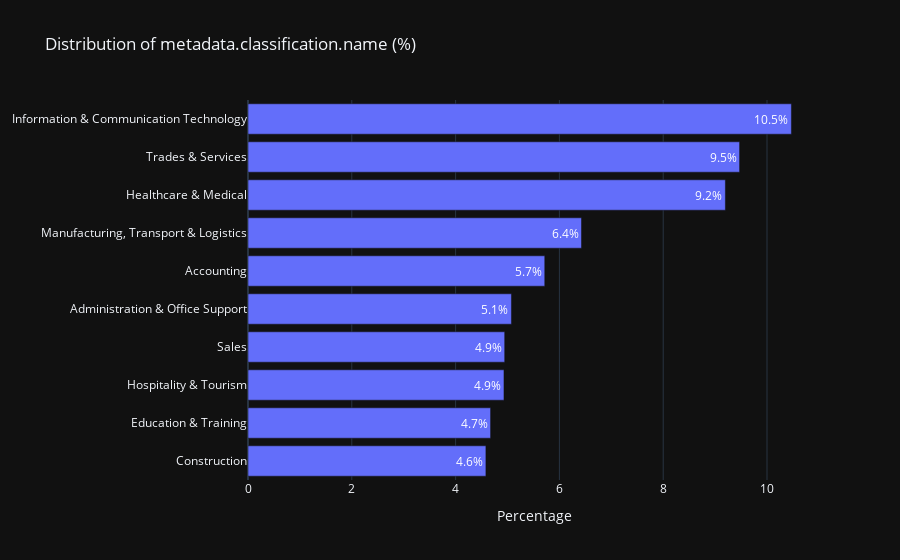
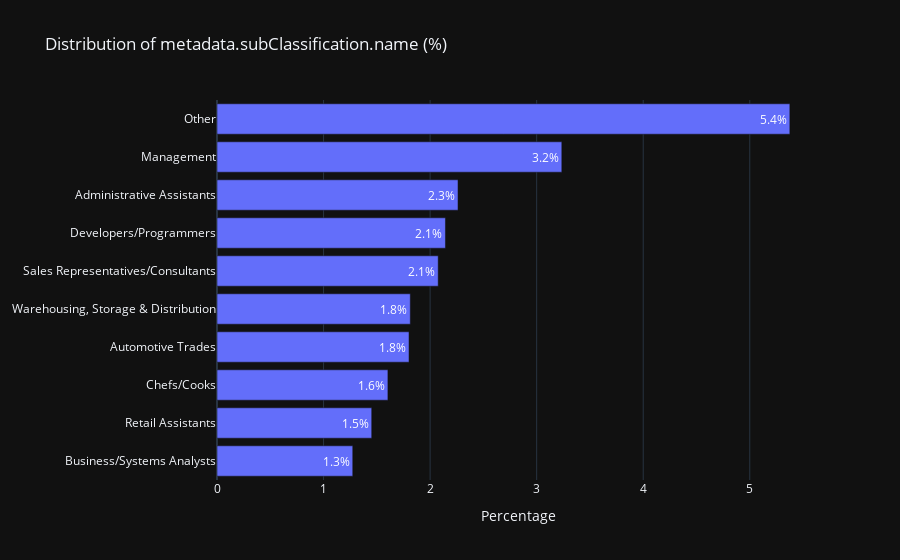
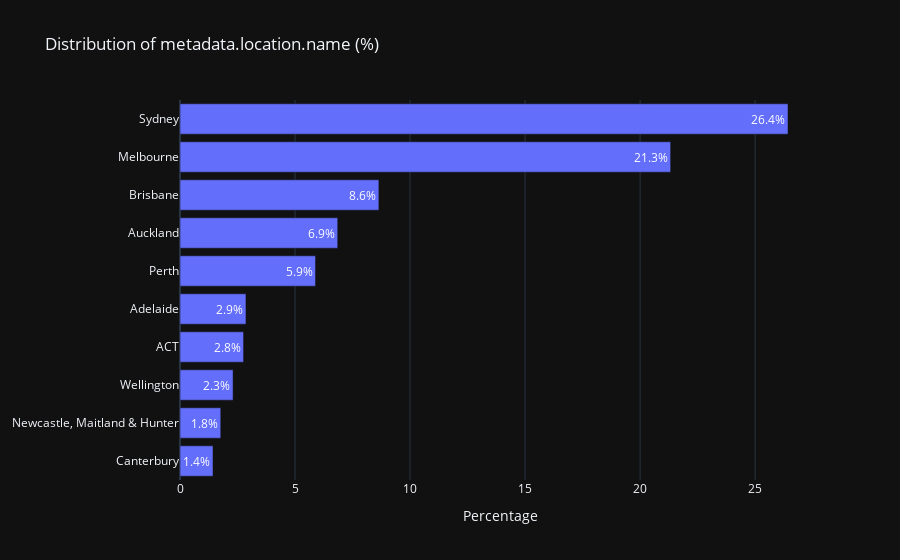
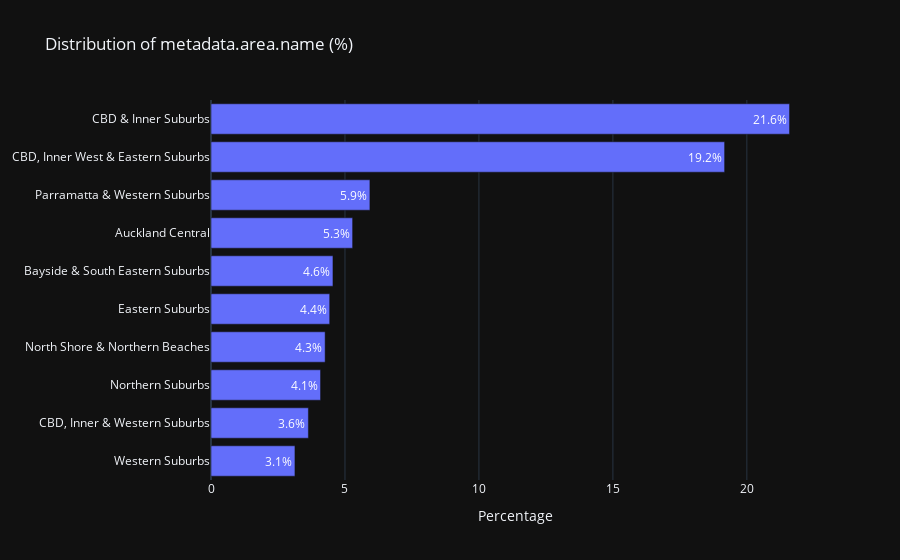

These figures' notebook cell, in order:
### Code cell
columns_to_plot_distribution = [
    'metadata.classification.name',
    'metadata.subClassification.name',
    'metadata.location.name',
    'metadata.area.name',
    'metadata.suburb.name',
    'metadata.workType.name'
]

for col in columns_to_plot_distribution:
    plot_distribution(job_df, col)
# plot_distribution()

### Figure 1 — Plotly figure (JSON) as saved in the notebook; plotly's stock layout.template omitted (floating-point values rounded to 4 significant figures)
{"data": [{"hovertemplate": "Percentage=%{x}<br>metadata.classification.name=%{y}<br>text=%{text}<extra></extra>", "legendgroup": "", "marker": {"color": "#636efa", "pattern": {"shape": ""}}, "name": "", "orientation": "h", "showlegend": false, "text": [4.6, 4.7, 4.9, 4.9, 5.1, 5.7, 6.4, 9.2, 9.5, 10.5], "textposition": "inside", "x": [4.584, 4.674, 4.932, 4.946, 5.076, 5.718, 6.426, 9.198, 9.472, 10.47], "xaxis": "x", "y": ["Construction", "Education & Training", "Hospitality & Tourism", "Sales", "Administration & Office Support", "Accounting", "Manufacturing, Transport & Logistics", "Healthcare & Medical", "Trades & Services", "Information & Communication Technology"], "yaxis": "y", "type": "bar", "texttemplate": "%{text:.1f}%"}], "layout": {"xaxis": {"anchor": "y", "domain": [0.0, 1.0], "title": {"text": "Percentage"}}, "yaxis": {"anchor": "x", "domain": [0.0, 1.0], "title": {}}, "legend": {"tracegroupgap": 0}, "title": {"text": "Distribution of metadata.classification.name (%)"}, "barmode": "relative"}}

### Figure 2 — Plotly figure (JSON) as saved in the notebook; plotly's stock layout.template omitted (floating-point values rounded to 4 significant figures)
{"data": [{"hovertemplate": "Percentage=%{x}<br>metadata.subClassification.name=%{y}<br>text=%{text}<extra></extra>", "legendgroup": "", "marker": {"color": "#636efa", "pattern": {"shape": ""}}, "name": "", "orientation": "h", "showlegend": false, "text": [1.3, 1.5, 1.6, 1.8, 1.8, 2.1, 2.1, 2.3, 3.2, 5.4], "textposition": "inside", "x": [1.274, 1.452, 1.604, 1.802, 1.814, 2.076, 2.144, 2.262, 3.236, 5.376], "xaxis": "x", "y": ["Business/Systems Analysts", "Retail Assistants", "Chefs/Cooks", "Automotive Trades", "Warehousing, Storage & Distribution", "Sales Representatives/Consultants", "Developers/Programmers", "Administrative Assistants", "Management", "Other"], "yaxis": "y", "type": "bar", "texttemplate": "%{text:.1f}%"}], "layout": {"xaxis": {"anchor": "y", "domain": [0.0, 1.0], "title": {"text": "Percentage"}}, "yaxis": {"anchor": "x", "domain": [0.0, 1.0], "title": {}}, "legend": {"tracegroupgap": 0}, "title": {"text": "Distribution of metadata.subClassification.name (%)"}, "barmode": "relative"}}

### Figure 3 — Plotly figure (JSON) as saved in the notebook; plotly's stock layout.template omitted (floating-point values rounded to 4 significant figures)
{"data": [{"hovertemplate": "Percentage=%{x}<br>metadata.location.name=%{y}<br>text=%{text}<extra></extra>", "legendgroup": "", "marker": {"color": "#636efa", "pattern": {"shape": ""}}, "name": "", "orientation": "h", "showlegend": false, "text": [1.4, 1.8, 2.3, 2.8, 2.9, 5.9, 6.9, 8.6, 21.3, 26.4], "textposition": "inside", "x": [1.436, 1.772, 2.308, 2.764, 2.868, 5.892, 6.856, 8.646, 21.33, 26.43], "xaxis": "x", "y": ["Canterbury", "Newcastle, Maitland & Hunter", "Wellington", "ACT", "Adelaide", "Perth", "Auckland", "Brisbane", "Melbourne", "Sydney"], "yaxis": "y", "type": "bar", "texttemplate": "%{text:.1f}%"}], "layout": {"xaxis": {"anchor": "y", "domain": [0.0, 1.0], "title": {"text": "Percentage"}}, "yaxis": {"anchor": "x", "domain": [0.0, 1.0], "title": {}}, "legend": {"tracegroupgap": 0}, "title": {"text": "Distribution of metadata.location.name (%)"}, "barmode": "relative"}}

### Figure 4 — Plotly figure (JSON) as saved in the notebook; plotly's stock layout.template omitted (floating-point values rounded to 4 significant figures)
{"data": [{"hovertemplate": "Percentage=%{x}<br>metadata.area.name=%{y}<br>text=%{text}<extra></extra>", "legendgroup": "", "marker": {"color": "#636efa", "pattern": {"shape": ""}}, "name": "", "orientation": "h", "showlegend": false, "text": [3.1, 3.6, 4.1, 4.3, 4.4, 4.6, 5.3, 5.9, 19.2, 21.6], "textposition": "inside", "x": [3.133, 3.635, 4.089, 4.26, 4.43, 4.552, 5.286, 5.931, 19.17, 21.59], "xaxis": "x", "y": ["Western Suburbs", "CBD, Inner & Western Suburbs", "Northern Suburbs", "North Shore & Northern Beaches", "Eastern Suburbs", "Bayside & South Eastern Suburbs", "Auckland Central", "Parramatta & Western Suburbs", "CBD, Inner West & Eastern Suburbs", "CBD & Inner Suburbs"], "yaxis": "y", "type": "bar", "texttemplate": "%{text:.1f}%"}], "layout": {"xaxis": {"anchor": "y", "domain": [0.0, 1.0], "title": {"text": "Percentage"}}, "yaxis": {"anchor": "x", "domain": [0.0, 1.0], "title": {}}, "legend": {"tracegroupgap": 0}, "title": {"text": "Distribution of metadata.area.name (%)"}, "barmode": "relative"}}
